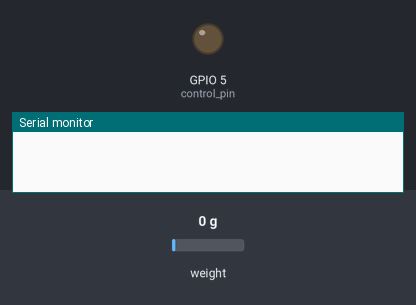
Simulated run of this sketch. Board: ESP8266 (NodeMCU). Parts: output pins drawn as LEDs (lit = HIGH), the last lines printed to the serial monitor. The test bench sets the inputs (shaded band); at power-on: weight on the scale 0 g. WiFi joins after 1.5 s; servers stay silent unless stated.

Above: at 0.1 s.
At 2.7 s:
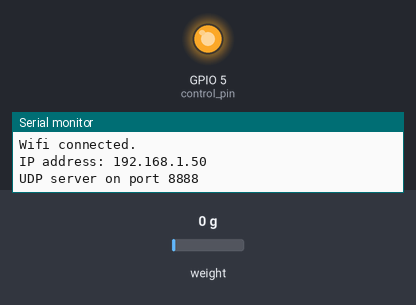
Timing chart, 0 to 4.2 s (numbered marks = the images above):
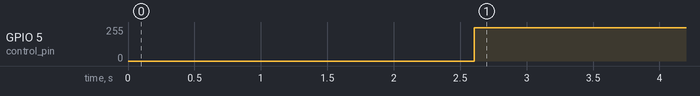

Measured:
- by itself, GPIO 5 (control_pin): 0/255 → 250/255 at 2.6 s

The sketch:

thrust_bench.ino
```cpp
#include <ESP8266WiFi.h>
#include <WiFiUdp.h>

#define control_pin 5
#define pwm_freq    250
#define ssid        "Kerim"
#define pass        "wikiboy123"
#include "HX711.h"

#define calibration_factor -120000 //This value is obtained using the SparkFun_HX711_Calibration sketch

#define LOADCELL_DOUT_PIN  14
#define LOADCELL_SCK_PIN  12

#define MAX 100
#define ST 500

HX711 scale;


unsigned int localPort = 8888;      // local port to listen on
char packetBuffer[UDP_TX_PACKET_MAX_SIZE + 1];
IPAddress dest_ip(0, 0, 0, 0);
int dest_port = 9000;
int thrust;
unsigned long now;
float weight;
char buf[MAX];

WiFiUDP Udp;

int prc2pwm(int percent) {
  int pwm = map(percent, 0, 100, 250, 500);
  return pwm;
}

void connect_wifi(char *Wifi_name, char *Pass) {
  WiFi.begin(Wifi_name, Pass);
  int Wifi_stat = WiFi.waitForConnectResult();

  if (Wifi_stat != WL_CONNECTED) {
    WiFi.disconnect(true);

    if (Wifi_stat == WL_NO_SSID_AVAIL) {
      Serial.println("Wifi fail: Wrong SSID.");
    }
    else if (Wifi_stat == WL_CONNECT_FAILED ) {
      Serial.println("Wifi fail: Wrong pass.");
    }

  }

  else {
    Serial.println("Wifi connected.");
    Serial.print("IP address: ");
    Serial.println(WiFi.localIP());
    Serial.printf("UDP server on port %d\n", localPort);
    Udp.begin(localPort);
  }
}

void checkUdp() {
  int packetSize = Udp.parsePacket();
  if (packetSize) {
    /*Serial.printf("Received packet of size %d from %s:%d\n    (to %s:%d, free heap = %d B)\n",
                  packetSize,
                  Udp.remoteIP().toString().c_str(), Udp.remotePort(),
                  Udp.destinationIP().toString().c_str(), Udp.localPort(),
                  ESP.getFreeHeap()); */

    // read the packet into packetBufffer
    int n = Udp.read(packetBuffer, UDP_TX_PACKET_MAX_SIZE);
    packetBuffer[n] = 0;
    thrust = atoi(packetBuffer);
    Serial.print("Thrust: ");
    Serial.println(thrust);

  }
}

void sendUdp() {
  if (millis() - now > ST) {
    gcvt(weight, 4, buf);
    //Serial.println(buf);
    Udp.beginPacket(Udp.remoteIP(), Udp.remotePort());
    Udp.write(buf);
    Udp.endPacket();
    now = millis();
  }

}

void setup() {
  // put your setup code here, to run once:
  Serial.begin(115200);
  WiFi.mode(WIFI_STA);
  connect_wifi(ssid, pass);
  pinMode(control_pin, OUTPUT);
  analogWriteFreq(pwm_freq);
  scale.begin(LOADCELL_DOUT_PIN, LOADCELL_SCK_PIN);
  scale.set_scale(calibration_factor); //This value is obtained by using the SparkFun_HX711_Calibration sketch
  scale.tare(); //Assuming there is no weight on the scale at start up, reset the scale to 0


}

void loop() {
//  Serial.print("Reading: ");
  weight = scale.get_units();
//  Serial.print(weight); //scale.get_units() returns a float
//  Serial.print(" kg"); //You can change this to kg but you'll need to refactor the calibration_factor
//  Serial.println();
  analogWrite(control_pin, prc2pwm(thrust));
  checkUdp();
  sendUdp();
}
```
